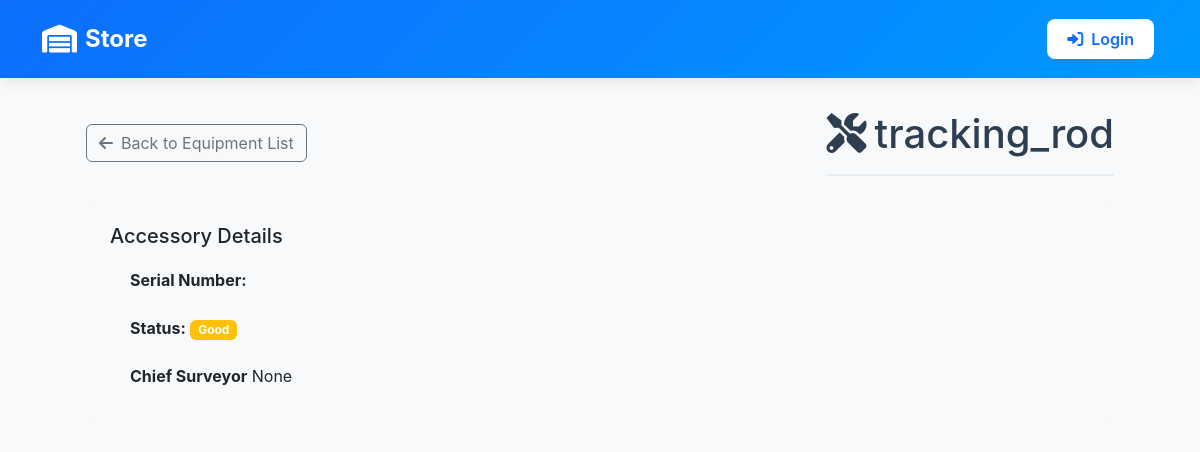
The app's page /inventory/accessory_detail/5/, older data.
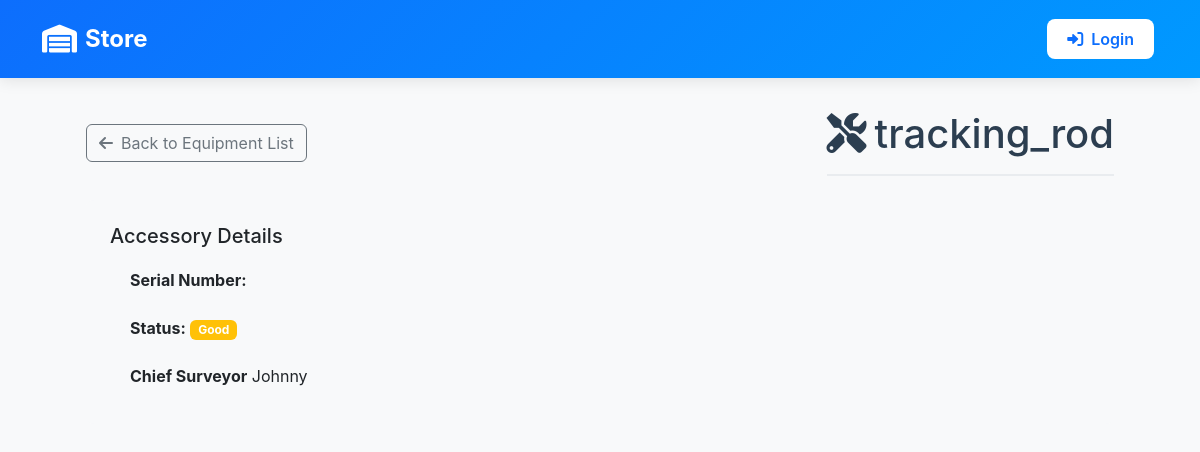
The same page, newer data.
### inventory/models.py (models this page shows, shortened)
class Accessory(models.Model):
    ACCESSORY_TYPES = (
        ("tripod", "Tripod"),
        ("levelling_staff", "Levelling Staff"),
        ("tracking_rod", "Tracking Rod"),
        ("reflector", "Reflector"),
        ("gps_extension_bar", "GPS Extension Bar"),
        ("bar_port", "Bar Port"),
        ("powerbank", "Powerbank"),
        ("tribach", "Tribach"),
        ("external_radio_antenna", "External Radio Antenna"),
    )
    STATUS_CHOICES = [
        ('Good', 'Good'),
        ('Needs Repair', 'Needs Repair'),
        ('Spoiled', 'Spoiled'),
    ]
    RETURN_STATUS_CHOICES = [
        ('In Use', 'In Use'),
        ('Returning', 'Returning'),
        ('With Chief Surveyor', 'With Chief Surveyor'),
        ('In Store', 'In Store'),
        ('Returned', 'Returned'),
    ]
    name = models.CharField(max_length=100, choices=ACCESSORY_TYPES)
    serial_number = models.CharField(max_length=50, unique=True, null=True, blank=True, help_text="Unique serial number for the accessory")
    equipment = models.ForeignKey(EquipmentsInSurvey, on_delete=models.CASCADE, related_name='accessories', null=True, blank=True)
    chief_surveyor = models.ForeignKey(User, on_delete=models.CASCADE, null=True, blank=True)
    surveyor_responsible = models.CharField(max_length=100, null=True)
    status = models.CharField(max_length=20, choices=STATUS_CHOICES, default='Good', null=True, blank=True)
    return_status = models.CharField(max_length=20, choices=RETURN_STATUS_CHOICES, default='In Use', null=True, blank=True)
    comment = models.TextField(null=True, blank=True)
    image = models.ImageField(upload_to='accessory_images/', null=True, blank=True)
    date_returned = models.DateTimeField(null=True, blank=True)
    returned_by = models.ForeignKey(User, on_delete=models.SET_NULL, null=True, blank=True, related_name='returned_accessories')

### inventory/views.py (the view)
# urls.py: path('accessory_detail/<int:id>/', views.accessory_detail, name='accessory_detail'),
def accessory_detail(request, id):
    equipment = get_object_or_404(Accessory, id=id)
    return render(request, 'equipments/accessory_detail.html', {
        'accessory': equipment,
    })

### inventory/context_processors.py (called while the page is built)
def is_admin(request):
    return {'is_admin': request.user.is_authenticated and request.user.is_superuser}

### inventory/templates/equipments/accessory_detail.html (shortened to what this page needs)
{% extends 'base_dashboard.html' %}
{% load static %}
{% block content %}
<div class="container">
    <div class="equipment-detail">
        <div class="d-flex justify-content-between align-items-center mb-4">
            <a href="{% url 'request_equipment' %}" class="btn btn-outline-secondary">
                <i class="fas fa-arrow-left me-2"></i>Back to Equipment List
            </a>
            <h1 class="page-title mb-0">
                <i class="fas fa-tools me-2"></i>{{ accessory.name }}
            </h1>
        </div>
        <div class="equipment-info">
            <div class="row">
                <div class="col-md-6">
                    <h5>Accessory Details</h5>
                    <ul class="list-group">
                        <li class="list-group-item">
                            <strong>Serial Number:</strong> {{ accessory.serial }}
                        </li>
                        <li class="list-group-item">
                            <strong>Status:</strong>
                            <span class="badge {% if equipment.status == 'In Store' %}bg-success{% elif equipment.status == 'In Field' %}bg-primary{% else %}bg-warning{% endif %}">
                            {{ accessory.status }}
                        </span>
                        </li>
                        <li class="list-group-item">
                            <strong>Chief Surveyor</strong>
                            {{ accessory.chief_surveyor }}
                        </li>
                    </ul>
                </div>
            </div>
        </div>
    </div>
</div>
{% endblock %}

Row changes from the older to the newer data that the page shows:
changed Accessory "tracking_rod": chief_surveyor "None" → "Johnny"
